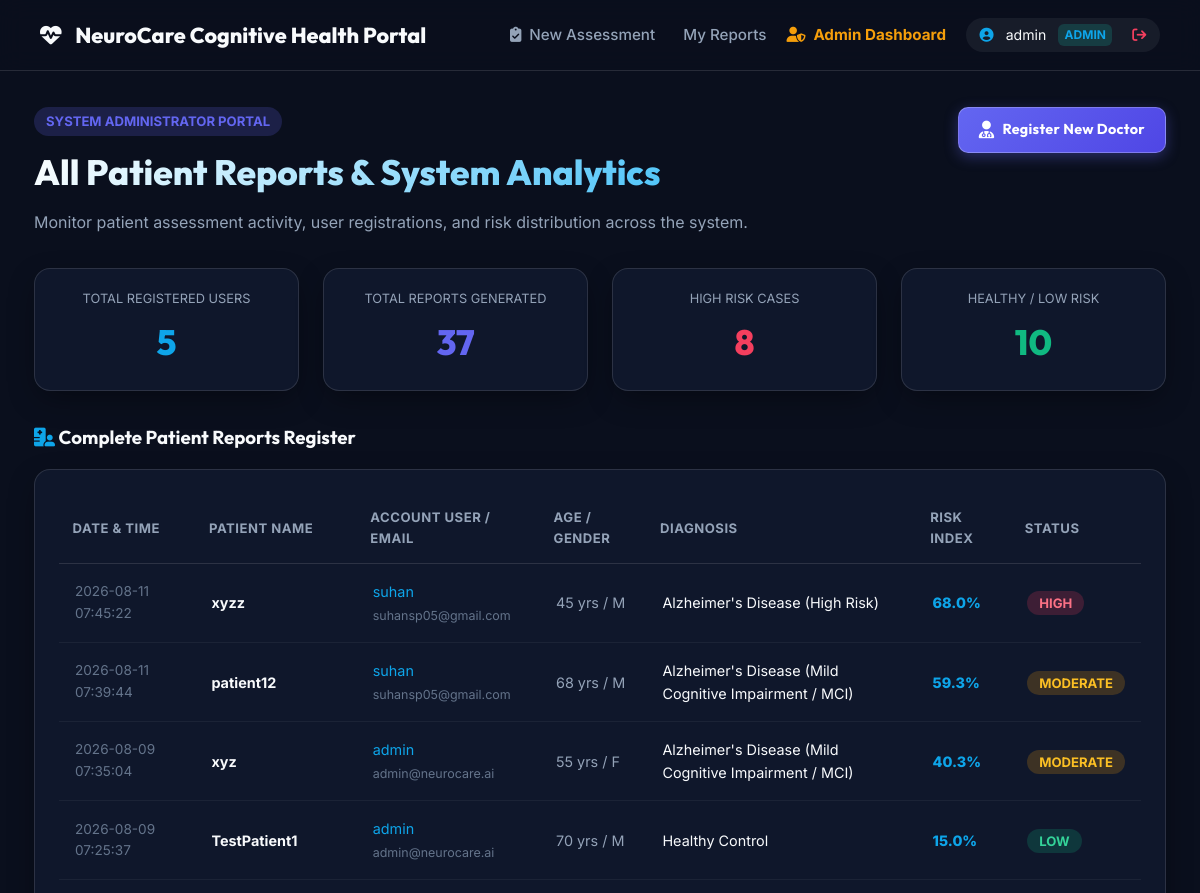
The app's page /admin/dashboard (signed in, upper part), older data.
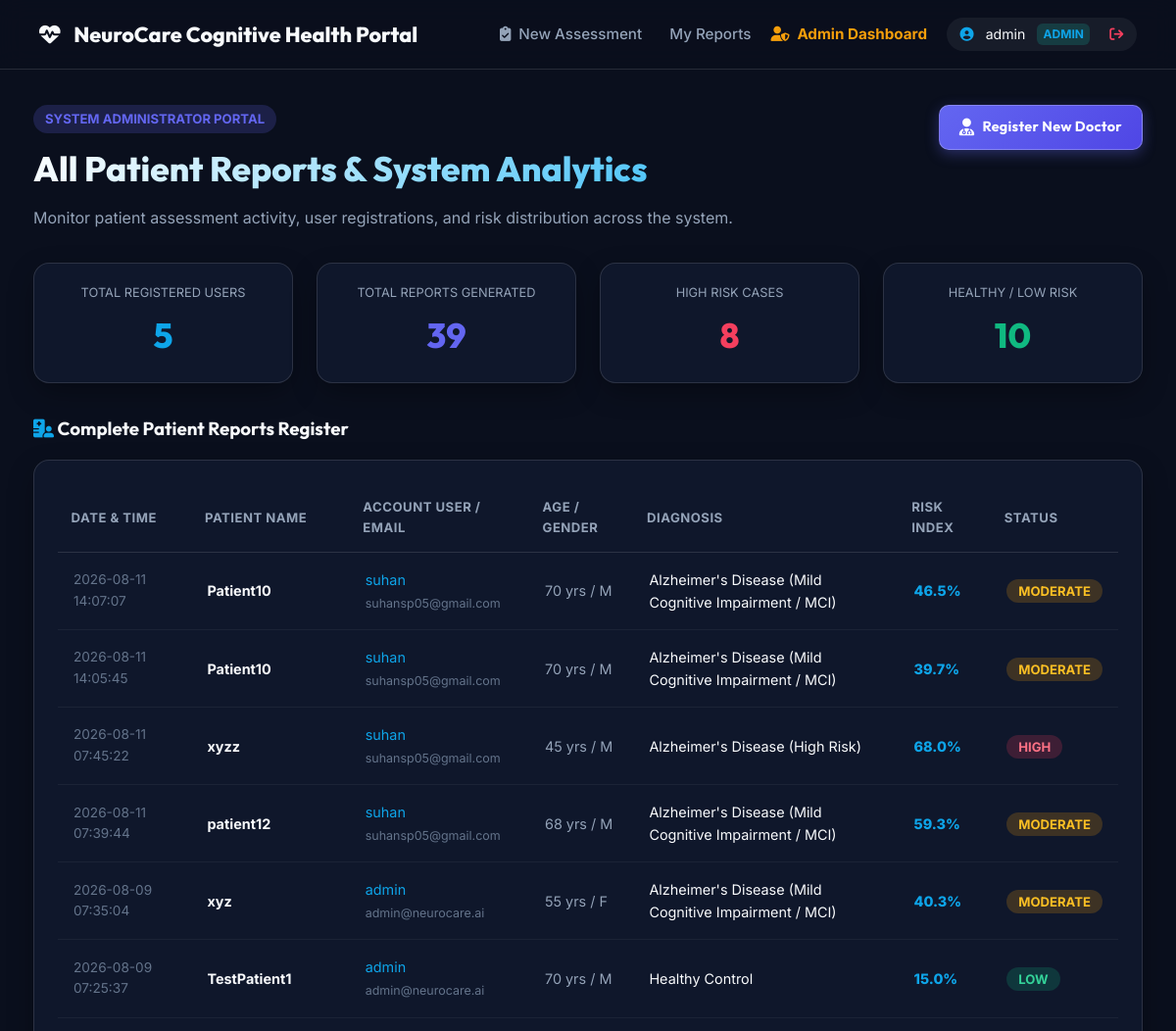
The same page, newer data.
### tables this page shows
CREATE TABLE reports (
            id INTEGER PRIMARY KEY AUTOINCREMENT,
            user_id INTEGER,
            patient_name TEXT NOT NULL,
            age INTEGER,
            gender TEXT,
            diagnosis TEXT NOT NULL,
            final_probability_pct REAL NOT NULL,
            risk_level TEXT NOT NULL,
            confidence_score REAL NOT NULL,
            cognitive_prob REAL NOT NULL,
            eeg_prob REAL NOT NULL,
            speech_prob REAL NOT NULL,
            created_at TIMESTAMP DEFAULT CURRENT_TIMESTAMP,
            FOREIGN KEY (user_id) REFERENCES users (id)
        );

CREATE TABLE users (
            id INTEGER PRIMARY KEY AUTOINCREMENT,
            username TEXT UNIQUE NOT NULL,
            email TEXT UNIQUE NOT NULL,
            password_hash TEXT NOT NULL,
            role TEXT DEFAULT 'user',
            created_at TIMESTAMP DEFAULT CURRENT_TIMESTAMP
        );

### app.py (the view)
@app.route('/admin')
@app.route('/admin/dashboard')
def admin_dashboard():
    if not session.get('user') or session['user'].get('role') != 'admin':
        return render_template('admin_login.html', error="Access denied. Administrator credentials required.")
    all_reports = get_all_reports_admin()
    stats = get_admin_stats()
    return render_template('admin_dashboard.html', stats=stats, reports=all_reports)

### database.py (called while the page is built)
def get_db_connection():
    conn = sqlite3.connect(DB_PATH)
    conn.row_factory = sqlite3.Row
    return conn

def get_all_reports_admin():
    conn = get_db_connection()
    cursor = conn.cursor()
    cursor.execute('''
        SELECT r.*, u.username as account_username, u.email as account_email
        FROM reports r
        LEFT JOIN users u ON r.user_id = u.id
        ORDER BY r.created_at DESC
    ''')
    reports = [dict(r) for r in cursor.fetchall()]
    conn.close()
    return reports

def get_admin_stats():
    conn = get_db_connection()
    cursor = conn.cursor()
    cursor.execute("SELECT COUNT(*) as cnt FROM users")
    total_users = cursor.fetchone()['cnt']
    cursor.execute("SELECT COUNT(*) as cnt FROM reports")
    total_reports = cursor.fetchone()['cnt']
    cursor.execute("SELECT COUNT(*) as cnt FROM reports WHERE risk_level = 'High'")
    high_risk = cursor.fetchone()['cnt']
    cursor.execute("SELECT COUNT(*) as cnt FROM reports WHERE risk_level = 'Low'")
    healthy = cursor.fetchone()['cnt']
    conn.close()
    return {
        'total_users': total_users,
        'total_reports': total_reports,
        'high_risk': high_risk,
        'healthy': healthy
    }

### templates/admin_dashboard.html (shortened to what the changed rows need)
{% extends "base.html" %}
{% block content %}
<div style="display: flex; justify-content: space-between; align-items: flex-start; flex-wrap: wrap; gap: 1rem; margin-bottom: 2rem;">
    <div>
        <h1 class="hero-title" style="text-align: left; font-size: 2.2rem;">All Patient Reports & System Analytics</h1>
    </div>
</div>
<div style="display: grid; grid-template-columns: repeat(auto-fit, minmax(200px, 1fr)); gap: 1.5rem; margin-bottom: 2rem;">
    <div class="glass-panel" style="padding: 1.25rem; text-align: center;">
        <div style="font-size: 0.8rem; color: var(--text-secondary); text-transform: uppercase;">Total Reports Generated</div>
        <div style="font-family: 'Outfit', sans-serif; font-size: 2.2rem; font-weight: 800; color: var(--accent-indigo); margin-top: 0.25rem;">
            {{ stats.total_reports }}
        </div>
    </div>
</div>
{% if reports %}
    <div class="glass-panel" style="padding: 1.5rem; overflow-x: auto;">
        <table style="width: 100%; border-collapse: collapse; text-align: left; font-size: 0.9rem;">
            <thead>
                <tr style="border-bottom: 1px solid var(--border-color); color: var(--text-secondary); font-size: 0.82rem; text-transform: uppercase; letter-spacing: 0.5px;">
                    <th style="padding: 0.85rem;">Date & Time</th>
                    <th style="padding: 0.85rem;">Patient Name</th>
                    <th style="padding: 0.85rem;">Account User / Email</th>
                    <th style="padding: 0.85rem;">Age / Gender</th>
                    <th style="padding: 0.85rem;">Diagnosis</th>
                    <th style="padding: 0.85rem;">Risk Index</th>
                    <th style="padding: 0.85rem;">Status</th>
                </tr>
            </thead>
            <tbody>
                {% for r in reports %}
                    <tr style="border-bottom: 1px solid rgba(255,255,255,0.05);">
                        <td style="padding: 1rem; color: var(--text-muted); font-size: 0.85rem;">{{ r.created_at }}</td>
                        <td style="padding: 1rem; font-weight: 700; color: var(--text-primary);">{{ r.patient_name }}</td>
                        <td style="padding: 1rem; color: var(--accent-teal);">
                            {% if r.account_username %}
                                {{ r.account_username }} <br><span style="font-size: 0.78rem; color: var(--text-muted);">{{ r.account_email }}</span>
                            {% else %}
                                <span style="color: var(--text-muted); italic;">Guest / Anonymous</span>
                            {% endif %}
                        </td>
                        <td style="padding: 1rem; color: var(--text-secondary);">{{ r.age }} yrs / {{ r.gender }}</td>
                        <td style="padding: 1rem;">{{ r.diagnosis }}</td>
                        <td style="padding: 1rem; font-weight: 800; color: var(--accent-teal);">{{ r.final_probability_pct }}%</td>
                        <td style="padding: 1rem;">
                            {% if r.risk_level == 'High' %}
                                <span style="background: rgba(244, 63, 94, 0.2); color: #fb7185; padding: 0.25rem 0.75rem; border-radius: 12px; font-size: 0.82rem; font-weight: 700;">HIGH</span>
                            {% elif r.risk_level == 'Moderate' %}
                                <span style="background: rgba(245, 158, 11, 0.2); color: #fbbf24; padding: 0.25rem 0.75rem; border-radius: 12px; font-size: 0.82rem; font-weight: 700;">MODERATE</span>
                            {% else %}
                                <span style="background: rgba(16, 185, 129, 0.2); color: #34d399; padding: 0.25rem 0.75rem; border-radius: 12px; font-size: 0.82rem; font-weight: 700;">LOW</span>
                            {% endif %}
                        </td>
                    </tr>
                {% endfor %}
            </tbody>
        </table>
    </div>
{% endif %}
{% endblock %}

Row changes from the older to the newer data that the page shows:
added reports: created_at "2026-08-11 14:07:07", patient_name "Patient10", account_username "suhan", account_email "suhansp05@gmail.com", age "70", gender "M", diagnosis "Alzheimer's Disease (Mild Cognitive Impairment / MCI)", final_probability_pct "46.5", risk_level "MODERATE"
added reports: created_at "2026-08-11 14:05:45", patient_name "Patient10", account_username "suhan", account_email "suhansp05@gmail.com", age "70", gender "M", diagnosis "Alzheimer's Disease (Mild Cognitive Impairment / MCI)", final_probability_pct "39.7", risk_level "MODERATE"
Text that changed along with them:
{{ stats.total_reports }}: "37" → "39"
